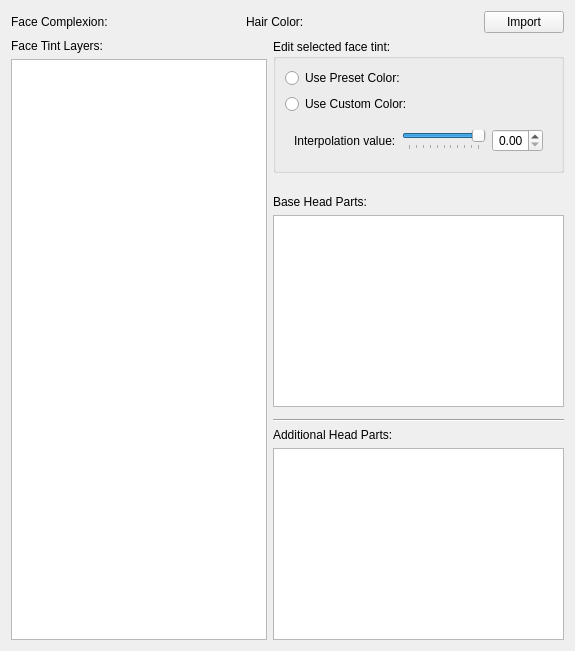
     <widget class="QWidget" name="tabFaceParts">
      <attribute name="title">
       <string>Face Parts</string>
      </attribute>
      <layout class="QGridLayout" name="gridLayout_22">
       <item row="1" column="1">
        <widget class="QGroupBox" name="groupBox_12">
         <property name="title">
          <string>Edit selected face tint:</string>
         </property>
         <layout class="QGridLayout" name="gridLayout_21">
          <item row="1" column="1" colspan="2">
           <widget class="DKColorPickerButton" name="faceTintColorCustom"/>
          </item>
          <item row="1" column="0">
           <widget class="QRadioButton" name="faceTintColorUseCustom">
            <property name="text">
             <string>Use Custom Color:</string>
            </property>
           </widget>
          </item>
          <item row="0" column="0">
           <widget class="QRadioButton" name="faceTintColorUsePreset">
            <property name="text">
             <string>Use Preset Color:</string>
            </property>
           </widget>
          </item>
          <item row="2" column="0" colspan="3">
           <widget class="QWidget" name="horizontalWidget_11" native="true">
            <property name="whatsThis">
             <string>This is basically the opacity of this tint layer. A value of 0 means that the tint layer isn't blended onto the actor's face at all, while a value of 1 is the strongest possible tint.</string>
            </property>
            <layout class="QHBoxLayout" name="horizontalLayout_11">
             <item>
              <widget class="QLabel" name="label_79">
               <property name="text">
                <string>Interpolation value:</string>
               </property>
              </widget>
             </item>
             <item>
              <widget class="QSlider" name="faceTintColorInterpolationSlider">
               <property name="maximum">
                <number>1000</number>
               </property>
               <property name="value">
                <number>1000</number>
               </property>
               <property name="orientation">
                <enum>Qt::Horizontal</enum>
               </property>
               <property name="tickPosition">
                <enum>QSlider::TicksBelow</enum>
               </property>
               <property name="tickInterval">
                <number>100</number>
               </property>
              </widget>
             </item>
             <item>
              <widget class="QDoubleSpinBox" name="faceTintColorInterpolation">
               <property name="alignment">
                <set>Qt::AlignRight|Qt::AlignTrailing|Qt::AlignVCenter</set>
               </property>
               <property name="maximum">
                <double>1.000000000000000</double>
               </property>
               <property name="value">
                <double>0.000000000000000</double>
               </property>
              </widget>
             </item>
            </layout>
           </widget>
          </item>
          <item row="0" column="1">
           <widget class="DKFormPicker" name="faceTintColorPreset">
            <property name="allowNone">
             <bool>false</bool>
            </property>
           </widget>
          </item>
         </layout>
        </widget>
       </item>
       <item row="1" column="0" rowspan="2">
        <layout class="QVBoxLayout" name="verticalLayout_14">
         <item>
          <widget class="QLabel" name="label_76">
           <property name="text">
            <string>Face Tint Layers:</string>
           </property>
           <property name="buddy">
            <cstring>faceTintLayerTable</cstring>
           </property>
          </widget>
         </item>
         <item>
          <widget class="QTableView" name="faceTintLayerTable">
           <property name="whatsThis">
            <string>The actor's face texture will be blended with a &quot;tint mask&quot; generated while editing the actor. The tint mask is generated by blending multiple &quot;tint layer.&quot; Tint layers are defined as texture files in an actor's Race form, and are blended using the colors and interpolation values specified in the actor data.</string>
           </property>
           <property name="selectionMode">
            <enum>QAbstractItemView::SingleSelection</enum>
           </property>
           <property name="selectionBehavior">
            <enum>QAbstractItemView::SelectRows</enum>
           </property>
           <property name="cornerButtonEnabled">
            <bool>false</bool>
           </property>
           <attribute name="verticalHeaderVisible">
            <bool>false</bool>
           </attribute>
          </widget>
         </item>
        </layout>
       </item>
       <item row="2" column="1">
        <layout class="QVBoxLayout" name="verticalLayout_15">
         <item>
          <spacer name="verticalSpacer_15">
           <property name="orientation">
            <enum>Qt::Vertical</enum>
           </property>
           <property name="sizeType">
            <enum>QSizePolicy::Fixed</enum>
           </property>
           <property name="sizeHint" stdset="0">
            <size>
             <width>20</width>
             <height>16</height>
            </size>
           </property>
          </spacer>
         </item>
         <item>
          <widget class="QLabel" name="label_77">
           <property name="text">
            <string>Base Head Parts:</string>
           </property>
           <property name="buddy">
            <cstring>baseHeadPartsTable</cstring>
           </property>
          </widget>
         </item>
         <item>
          <layout class="QVBoxLayout" name="verticalLayout_16">
           <item>
            <widget class="QTableView" name="baseHeadPartsTable">
             <property name="selectionMode">
              <enum>QAbstractItemView::SingleSelection</enum>
             </property>
             <property name="selectionBehavior">
              <enum>QAbstractItemView::SelectRows</enum>
             </property>
             <property name="cornerButtonEnabled">
              <bool>false</bool>
             </property>
             <attribute name="verticalHeaderVisible">
              <bool>false</bool>
             </attribute>
            </widget>
           </item>
           <item>
            <widget class="DKFormPicker" name="baseHeadPartPicker"/>
           </item>
          </layout>
         </item>
         <item>
          <widget class="Line" name="line_3">
           <property name="orientation">
            <enum>Qt::Horizontal</enum>
           </property>
          </widget>
         </item>
         <item>
          <widget class="QLabel" name="label_78">
           <property name="text">
            <string>Additional Head Parts:</string>
           </property>
           <property name="buddy">
            <cstring>additionalHeadParts</cstring>
           </property>
          </widget>
         </item>
         <item>
          <widget class="QTableView" name="additionalHeadParts">
           <property name="selectionBehavior">
            <enum>QAbstractItemView::SelectRows</enum>
           </property>
           <property name="cornerButtonEnabled">
            <bool>false</bool>
           </property>
           <attribute name="verticalHeaderVisible">
            <bool>false</bool>
           </attribute>
          </widget>
         </item>
        </layout>
       </item>
       <item row="0" column="0" colspan="2">
        <layout class="QHBoxLayout" name="horizontalLayout_12" stretch="0,0,0,0,0,1,0">
         <item>
          <widget class="QLabel" name="label_80">
           <property name="text">
            <string>Face Complexion:</string>
           </property>
           <property name="buddy">
            <cstring>faceComplexion</cstring>
           </property>
          </widget>
         </item>
         <item>
          <widget class="DKFormPicker" name="faceComplexion">
           <property name="sizePolicy">
            <sizepolicy hsizetype="Preferred" vsizetype="Fixed">
             <horstretch>0</horstretch>
             <verstretch>0</verstretch>
            </sizepolicy>
           </property>
           <property name="minimumSize">
            <size>
             <width>110</width>
             <height>8</height>
            </size>
           </property>
           <property name="whatsThis">
            <string>Select a complexion TextureSet for this actor from those available on the actor's race.</string>
           </property>
           <property name="allowNone">
            <bool>false</bool>
           </property>
           <property name="splitTypesWhenMany">
            <bool>true</bool>
           </property>
          </widget>
         </item>
         <item>
          <spacer name="horizontalSpacer_19">
           <property name="orientation">
            <enum>Qt::Horizontal</enum>
           </property>
           <property name="sizeType">
            <enum>QSizePolicy::Fixed</enum>
           </property>
           <property name="sizeHint" stdset="0">
            <size>
             <width>16</width>
             <height>8</height>
            </size>
           </property>
          </spacer>
         </item>
         <item>
          <widget class="QLabel" name="label_81">
           <property name="text">
            <string>Hair Color:</string>
           </property>
           <property name="buddy">
            <cstring>hairColor</cstring>
           </property>
          </widget>
         </item>
         <item>
          <widget class="DKFormPicker" name="hairColor">
           <property name="sizePolicy">
            <sizepolicy hsizetype="Preferred" vsizetype="Fixed">
             <horstretch>0</horstretch>
             <verstretch>0</verstretch>
            </sizepolicy>
           </property>
           <property name="minimumSize">
            <size>
             <width>110</width>
             <height>8</height>
            </size>
           </property>
           <property name="whatsThis">
            <string>Select a hair color for this actor from those available on the actor's race.</string>
           </property>
           <property name="allowNone">
            <bool>false</bool>
           </property>
          </widget>
         </item>
         <item>
          <spacer name="horizontalSpacer_20">
           <property name="orientation">
            <enum>Qt::Horizontal</enum>
           </property>
           <property name="sizeType">
            <enum>QSizePolicy::Preferred</enum>
           </property>
           <property name="sizeHint" stdset="0">
            <size>
             <width>40</width>
             <height>20</height>
            </size>
           </property>
          </spacer>
         </item>
         <item>
          <widget class="QPushButton" name="buttonFacePartsImport">
           <property name="whatsThis">
            <string>In-game, you can create a character and use the SavePCFace console command to save your face customizations to a *.npc file. This button allows you to import such files, overwriting this actor's face data entirely.</string>
           </property>
           <property name="text">
            <string>Import</string>
           </property>
          </widget>
         </item>
        </layout>
       </item>
      </layout>
     </widget>
